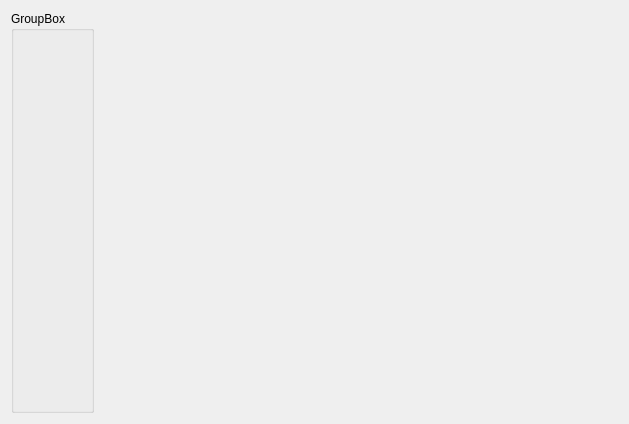
<?xml version="1.0" encoding="UTF-8"?>
<ui version="4.0">
 <class>MainWindow</class>
 <widget class="QMainWindow" name="MainWindow">
  <property name="geometry">
   <rect>
    <x>0</x>
    <y>0</y>
    <width>629</width>
    <height>424</height>
   </rect>
  </property>
  <property name="windowTitle">
   <string>MainWindow</string>
  </property>
  <widget class="QWidget" name="centralWidget">
   <layout class="QHBoxLayout" name="horizontalLayout">
    <item>
     <widget class="QGroupBox" name="groupBox">
      <property name="sizePolicy">
       <sizepolicy hsizetype="Fixed" vsizetype="Preferred">
        <horstretch>0</horstretch>
        <verstretch>0</verstretch>
       </sizepolicy>
      </property>
      <property name="title">
       <string>GroupBox</string>
      </property>
     </widget>
    </item>
    <item>
     <widget class="MapWidget" name="widget_map" native="true"/>
    </item>
   </layout>
  </widget>
  <widget class="QMenuBar" name="menuBar">
   <property name="geometry">
    <rect>
     <x>0</x>
     <y>0</y>
     <width>629</width>
     <height>23</height>
    </rect>
   </property>
  </widget>
 </widget>
 <layoutdefault spacing="6" margin="11"/>
 <customwidgets>
  <customwidget>
   <class>MapWidget</class>
   <extends>QWidget</extends>
   <header>mapwidget.h</header>
   <container>1</container>
  </customwidget>
 </customwidgets>
 <resources/>
 <connections/>
</ui>
